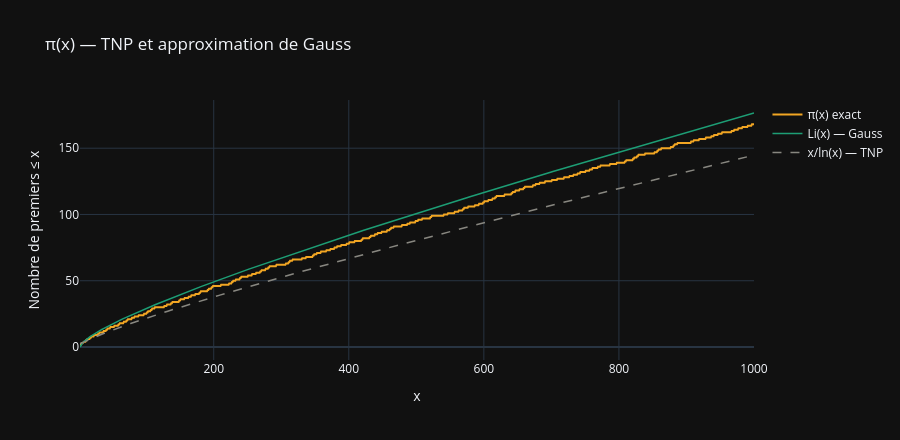

This figure's notebook cell:
### Markdown cell above
## Le théorème des nombres premiers (TNP)

On note $\pi(x)$ le nombre de premiers $\leq x$. Le TNP dit :

$$\pi(x) \sim \frac{x}{\ln x} \quad (x \to \infty)$$

Gauss l'avait deviné empiriquement en comptant les premiers dans des tables.  
Il a remarqué que la **densité locale** des premiers autour de $x$ vaut $\frac{1}{\ln x}$ — d'où l'intégrale :

$$\text{Li}(x) = \int_2^x \frac{dt}{\ln t}$$

Beaucoup plus précise que $x/\ln x$ — erreur < 0.2% contre ~8% pour $x = 10^6$.

### Code cell
def Li(x):
    return expi(np.log(x)) - expi(np.log(2))

# Comparaison sur x = 10^6
x = 1_000_000
exact = int(primepi(x))
approx_log = x / np.log(x)
approx_li  = Li(x)

print(f"π({x:,})       = {exact:,}")
print(f"x/ln(x)        = {approx_log:,.0f}  — erreur {abs(exact-approx_log)/exact*100:.2f}%")
print(f"Li(x)          = {approx_li:,.0f}  — erreur {abs(exact-approx_li)/exact*100:.4f}%")

# Visualisation sur [2, 1000]
x_vals   = np.arange(2, 1001)
pi_exact = [int(primepi(x)) for x in x_vals]
li_vals  = [Li(x) for x in x_vals]
log_vals = [x / np.log(x) for x in x_vals]

fig = go.Figure()
fig.add_trace(go.Scatter(x=x_vals, y=pi_exact, name="π(x) exact",
    line=dict(color=COLOR_ACCENT, width=2)))
fig.add_trace(go.Scatter(x=x_vals, y=li_vals, name="Li(x) — Gauss",
    line=dict(color=COLOR_TEAL, width=1.5)))
fig.add_trace(go.Scatter(x=x_vals, y=log_vals, name="x/ln(x) — TNP",
    line=dict(color=COLOR_MUTED, width=1.5, dash="dash")))

fig.update_layout(template=TEMPLATE, height=440,
    title="π(x) — TNP et approximation de Gauss",
    xaxis_title="x", yaxis_title="Nombre de premiers ≤ x",
    hovermode="x unified")
fig.show()

### Figure 1 — Plotly figure (JSON) as saved in the notebook; plotly's stock layout.template omitted (floating-point values rounded to 4 significant figures; data arrays with more than 128 entries replaced by an {"elided": "..."} marker saying what was removed)
{"data": [{"line": {"color": "#F2A623", "width": 2}, "name": "π(x) exact", "type": "scatter", "x": {"elided": "999 int values"}, "y": {"elided": "999 int values"}}, {"line": {"color": "#1D9E75", "width": 1.5}, "name": "Li(x) — Gauss", "type": "scatter", "x": {"elided": "999 int values"}, "y": {"elided": "999 float values"}}, {"line": {"color": "#888780", "dash": "dash", "width": 1.5}, "name": "x/ln(x) — TNP", "type": "scatter", "x": {"elided": "999 int values"}, "y": {"elided": "999 float values"}}], "layout": {"height": 440, "hovermode": "x unified", "title": {"text": "π(x) — TNP et approximation de Gauss"}, "xaxis": {"title": {"text": "x"}}, "yaxis": {"title": {"text": "Nombre de premiers ≤ x"}}}}
